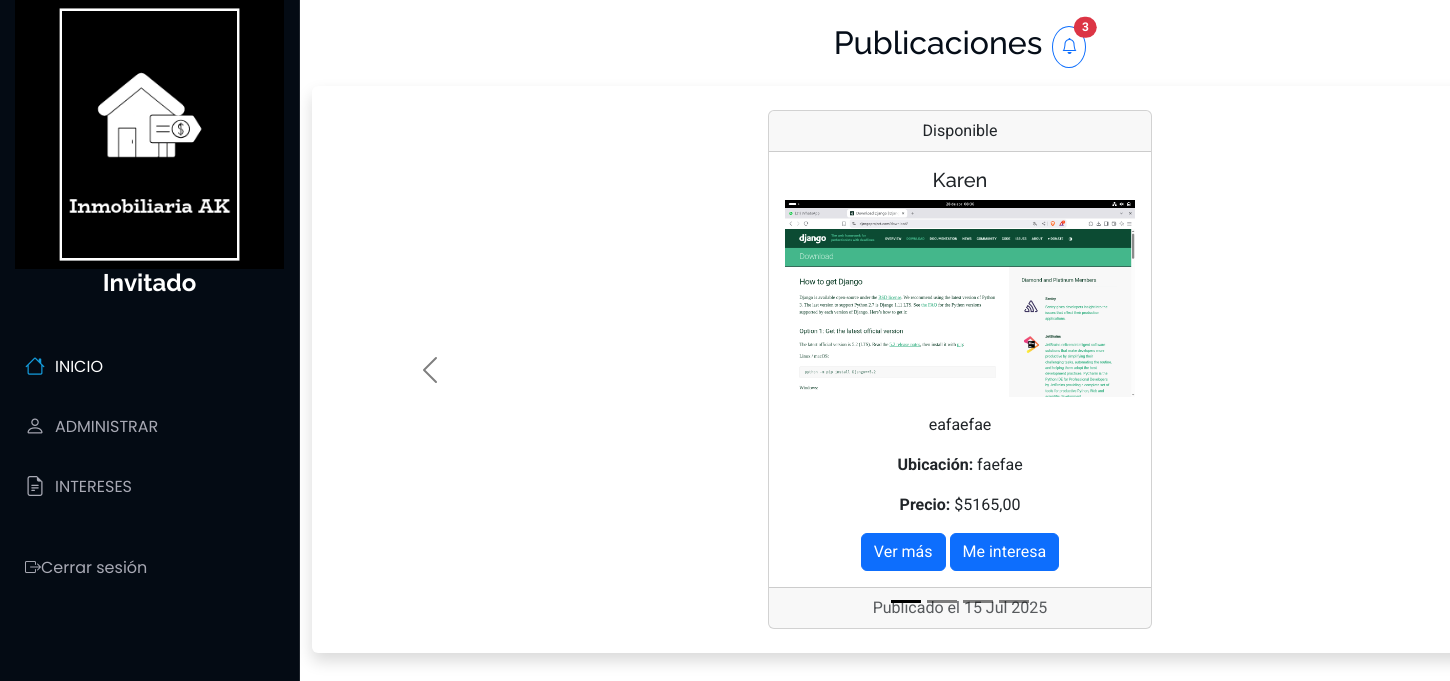
The page /Usuario/inicios on the database its author committed.
### Aplicaciones/Publicaciones/models.py (models this page shows)
class Propiedad(models.Model):
    id_propiedad = models.AutoField(primary_key=True)
    titulo = models.CharField(max_length=200)
    imagen = models.FileField(upload_to='propiedades/')
    descripcion = models.TextField()
    precio = models.DecimalField(max_digits=12, decimal_places=2)
    ubicacion=models.CharField(max_length=200,null=True,blank=True)
    usuario = models.ForeignKey(Usuario, on_delete=models.CASCADE)
    latitud = models.DecimalField(max_digits=9, decimal_places=7)
    longitud = models.DecimalField(max_digits=10, decimal_places=7)
    estado = models.CharField(max_length=50)
    fecha_publicacion = models.DateTimeField(auto_now_add=True)
    fecha_actualizacion = models.DateTimeField(auto_now=True,null=True,blank=True)

### Aplicaciones/Usuario/views.py (the view)
# urls.py: path('inicios', views.inicio, name='inicios'),
def inicio(request):
    propiedades = Propiedad.objects.all().order_by('-fecha_publicacion')
    return render(request, 'inicios.html', {'propiedades': propiedades})

### Aplicaciones/Usuario/templates/inicios.html (shortened to what this page needs)
{% extends 'plantilla.html' %}
{% load static %}
{% block body %}
<main class="container mt-4">
  <div class="d-flex justify-content-center align-items-center mb-3" style="gap: 10px;">
    <h2 class="text-center">Publicaciones</h2>
    <button class="btn btn-outline-primary position-relative p-2" style="border-radius: 50%;">
      <i class="bi bi-bell"></i>
      <span class="position-absolute top-0 start-100 translate-middle badge rounded-pill bg-danger">
        3
      </span>
    </button>
  </div>
  <div class="bg-white p-4 rounded shadow">
    <div id="carouselPropiedades" class="carousel carousel-dark slide" data-bs-ride="carousel">
      <div class="carousel-indicators">
        {% for propiedad in propiedades %}
          <button type="button" data-bs-target="#carouselPropiedades" data-bs-slide-to="{{ forloop.counter0 }}"
            class="{% if forloop.first %}active{% endif %}"
            aria-current="{% if forloop.first %}true{% endif %}"
            aria-label="Slide {{ forloop.counter }}">
          </button>
        {% endfor %}
      </div>
      <div class="carousel-inner">
        {% for propiedad in propiedades %}
          <div class="carousel-item {% if forloop.first %}active{% endif %}">
            <div class="d-flex justify-content-center">
              <div class="card text-center" style="width: 24rem;">
                <div class="card-header">
                  {{ propiedad.estado }}
                </div>
                <div class="card-body">
                  <h5 class="card-title">{{ propiedad.titulo }}</h5>
                  {% if propiedad.imagen %}
                    <img src="{{ propiedad.imagen.url }}" class="img-fluid mb-3" alt="Imagen de {{ propiedad.titulo }}">
                  {% else %}
                    <p class="text-muted">Sin imagen</p>
                  {% endif %}
                  <p class="card-text">{{ propiedad.descripcion|truncatewords:20 }}</p>
                  <p><strong>Ubicación:</strong> {{ propiedad.ubicacion }}</p>
                  <p><strong>Precio:</strong> ${{ propiedad.precio }}</p>
                  <a href="{% url 'publicacion' propiedad.id_propiedad %}" class="btn btn-primary">Ver más</a>
                  <a href="#" class="btn btn-primary">Me interesa</a>
                </div>
                <div class="card-footer text-body-secondary">
                  Publicado el {{ propiedad.fecha_publicacion|date:"d M Y" }}
                </div>
              </div>
            </div>
          </div>
        {% endfor %}
      </div>
      <button class="carousel-control-prev" type="button" data-bs-target="#carouselPropiedades" data-bs-slide="prev">
        <span class="carousel-control-prev-icon" aria-hidden="true"></span>
      </button>
      <button class="carousel-control-next" type="button" data-bs-target="#carouselPropiedades" data-bs-slide="next">
      </button>
    </div>
  </div>
</main>
{% endblock %}

### tiendamue/static/plantilla/Port/assets/css/main.css (style rules this page uses)
:root { --default-font: "Roboto", system-ui, -apple-system, "Segoe UI", Roboto, "Helvetica Neue", Arial, "Noto Sans", "Liberation Sans", sans-serif, "Apple Color Emoji", "Segoe UI Emoji", "Segoe UI Symbol", "Noto Color Emoji"; --heading-font: "Raleway", sans-serif; --nav-font: "Poppins", sans-serif; }
:root { --background-color: #ffffff; --default-color: #272829; --heading-color: #050d18; --accent-color: #149ddd; --surface-color: #ffffff; --contrast-color: #ffffff; }
:root { --nav-color: #a8a9b4; --nav-hover-color: #ffffff; --nav-mobile-background-color: #040b14; --nav-dropdown-background-color: #040b14; --nav-dropdown-color: #a8a9b4; --nav-dropdown-hover-color: #ffffff; }
:root { scroll-behavior: smooth; }
body { color: var(--default-color); background-color: var(--background-color); font-family: var(--default-font); }
a { color: var(--accent-color); text-decoration: none; transition: 0.3s; }
h1, h2, h3, h4, h5, h6 { color: var(--heading-color); font-family: var(--heading-font); }
@media (min-width: 1200px) { .header~main, .header~#footer { margin-left: 300px; } }

### rows shown on the page
Propiedad: estado "Disponible", titulo "Karen", imagen (picture), descripcion "eafaefae", ubicacion "faefae", precio "5165,00", fecha_publicacion "15 Jul 2025"
